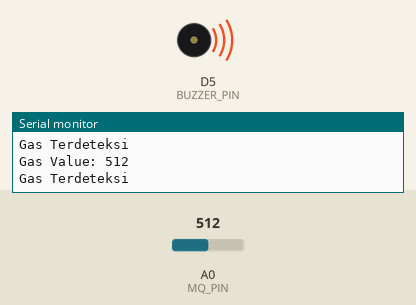
Simulated run of this sketch. Board: ESP8266 (NodeMCU). Shown: buzzer (waves = sounding, pin HIGH), the last lines printed to the serial monitor. Inputs (shaded band) come from the test bench; at power-on: A0 (MQ_PIN) = 512. WiFi joins after 1.5 s; servers stay silent unless stated.

Above: at 3.0 s.
3.1 s: A0 (MQ_PIN) set to 491
At 5.0 s:
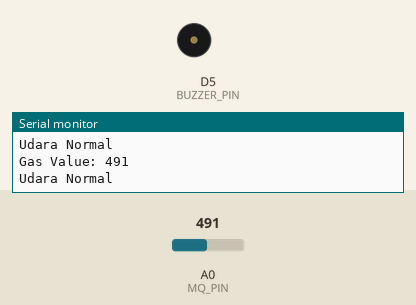
6.3 s: A0 (MQ_PIN) set to 510
At 7.4 s:
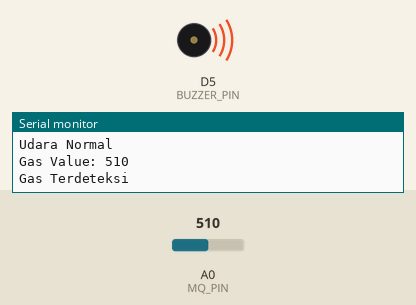
8.3 s: A0 (MQ_PIN) set to 490
At 10.2 s:
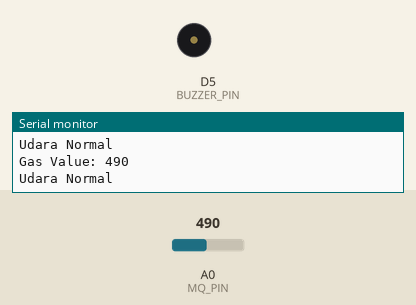
Timing chart, 0 to 11.7 s (numbered marks = the images above; inputs shaded):
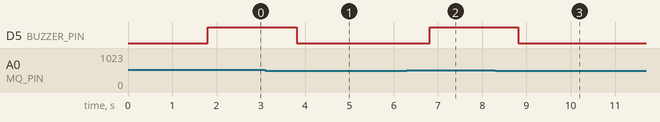

The sketch:

mq.ino
```cpp
#define BLYNK_TEMPLATE_ID "YourTemplateID"
#define BLYNK_TEMPLATE_NAME "MQ Monitoring"
#define BLYNK_AUTH_TOKEN "YourAuthToken"

#include <ESP8266WiFi.h>
#include <BlynkSimpleEsp8266.h>

char auth[] = BLYNK_AUTH_TOKEN;
char ssid[] = "NamaWiFi";
char pass[] = "PasswordWiFi";

#define MQ_PIN A0
#define BUZZER_PIN D5

int gasValue;

void setup()
{
    Serial.begin(115200);

    pinMode(BUZZER_PIN, OUTPUT);

    digitalWrite(BUZZER_PIN, LOW);

    Blynk.begin(auth, ssid, pass);
}

void loop()
{
    Blynk.run();

    gasValue = analogRead(MQ_PIN);

    Serial.print("Gas Value: ");
    Serial.println(gasValue);

    Blynk.virtualWrite(V0, gasValue);

    if(gasValue > 500)
    {
        digitalWrite(BUZZER_PIN, HIGH);

        Blynk.virtualWrite(V1, 1);

        Serial.println("Gas Terdeteksi");
    }
    else
    {
        digitalWrite(BUZZER_PIN, LOW);

        Blynk.virtualWrite(V1, 0);

        Serial.println("Udara Normal");
    }

    delay(1000);
}
```

Measured:
- the behaviour switches between 501 and 500 on A0 (MQ_PIN) (found by bisection; images 0 and 1)
- after the input at 3.1 s, D5 (BUZZER_PIN): HIGH → LOW after 0.71 s
- after the input at 6.3 s, D5 (BUZZER_PIN): LOW → HIGH after 0.51 s
- after the input at 8.3 s, D5 (BUZZER_PIN): HIGH → LOW after 0.51 s
